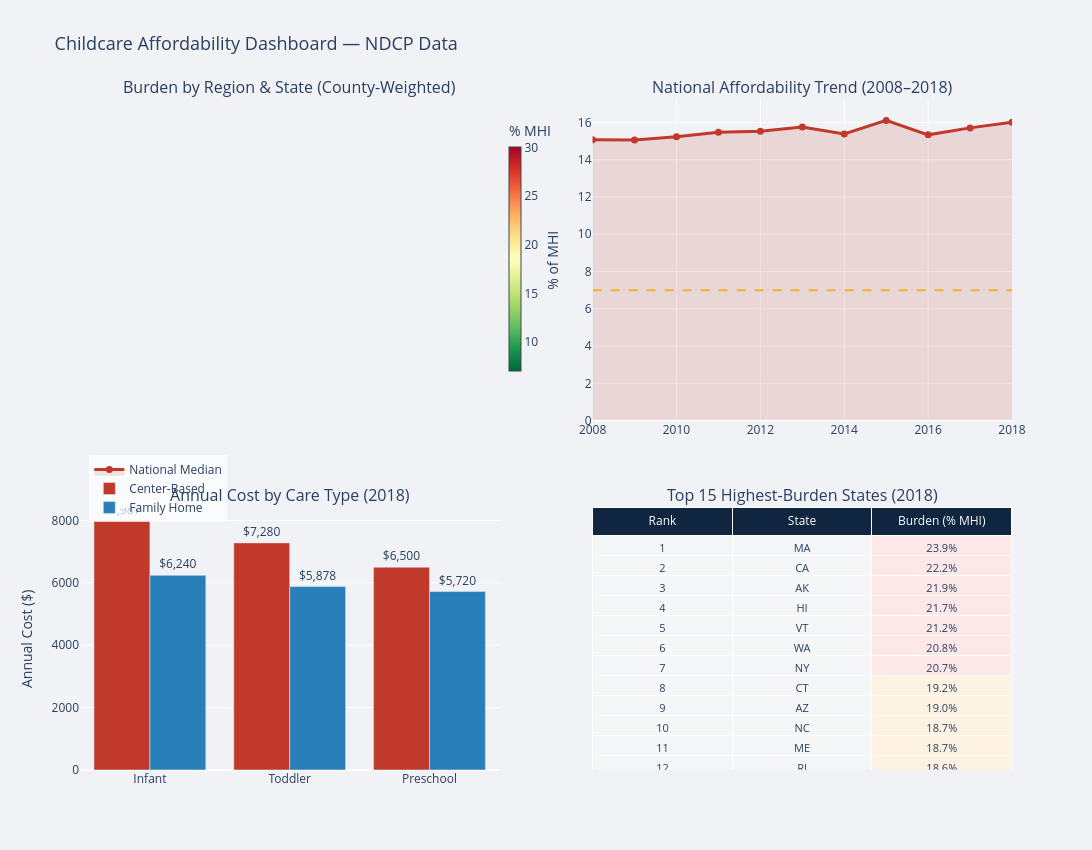

Notebook code for this chart:
### Markdown cell above
---
## Medium 2: Interactive Web Dashboard

### Design Narrative

The dashboard is built entirely in Plotly and uses a distinct set of visual types not found in the infographic or slide deck:

- **Sunburst chart** (top-left): A hierarchical ring showing Census Region to State, sized by the number of counties and colored by median affordability burden. This replaces the choropleth map used in Medium 1 and gives the audience a region-first drill-down that a flat map cannot.
- **Filled area chart** (top-right): National median burden over 2008-2018 with the gap above the 7% threshold shaded in red. This differs from the simple trend line in Medium 1 by emphasizing the cumulative excess above the policy benchmark.
- **Grouped bar chart** (bottom-left): Compares center-based vs. family home care costs across age groups for the latest year, revealing that the affordability problem is not limited to one care type. No bar chart of this form appears in the infographic.
- **Summary table** (bottom-right): Top 15 highest-burden states with numeric detail. Tables appear in no other medium.

The background and light gray grid lines separate panels without visual noise. The consistent RdYlGn_r palette on the sunburst ties color meaning back to the infographic without duplicating the chart type.

### Code cell
# ======================================================================
# MEDIUM 2 - INTERACTIVE DASHBOARD
# Unique visuals: sunburst chart, filled area chart, grouped bar chart, table
# ======================================================================

state_latest = state_df.copy()
county_counts = (
    df[df['StudyYear'] == latest_year]
    .groupby('State_Abbreviation')['County_Name']
    .nunique()
    .reset_index()
    .rename(columns={'County_Name': 'n_counties'})
)
state_latest = state_latest.merge(county_counts, on='State_Abbreviation', how='left')

sb_labels = ['US'] + list(CENSUS_REGIONS.keys()) + list(state_latest['State_Abbreviation'])
sb_parents = [''] + ['US'] * len(CENSUS_REGIONS)
sb_values = [0] + [0] * len(CENSUS_REGIONS)
sb_colors = [median_ratio] + [
    state_latest[state_latest['region'] == r]['infant_pct_mhi'].median()
    for r in CENSUS_REGIONS
]

for _, row in state_latest.iterrows():
    sb_parents.append(row['region'])
    sb_values.append(int(row.get('n_counties', 1)))
    sb_colors.append(row['infant_pct_mhi'])

care_cols = {
    'MCInfant': 'Center Infant',
    'MCToddler': 'Center Toddler',
    'MCPreschool': 'Center Preschool',
    'MFCCInfant': 'Family Infant',
    'MFCCToddler': 'Family Toddler',
    'MFCCPreschool': 'Family Preschool',
}
care_latest = df[df['StudyYear'] == latest_year][list(care_cols.keys())].median()
care_annual = care_latest * 52
center_vals = [care_annual['MCInfant'], care_annual['MCToddler'], care_annual['MCPreschool']]
family_vals = [care_annual['MFCCInfant'], care_annual['MFCCToddler'], care_annual['MFCCPreschool']]
age_groups = ['Infant', 'Toddler', 'Preschool']

top15 = state_df.head(15).copy()
top15['infant_pct_mhi'] = top15['infant_pct_mhi'].round(1)

dashboard = make_subplots(
    rows=2, cols=2,
    row_heights=[0.55, 0.45],
    specs=[
        [{'type': 'sunburst'}, {'type': 'xy'}],
        [{'type': 'xy'}, {'type': 'table'}],
    ],
    subplot_titles=[
        'Burden by Region & State (County-Weighted)',
        f'National Affordability Trend ({int(yearly["StudyYear"].min())}\u2013{latest_year})',
        f'Annual Cost by Care Type ({latest_year})',
        f'Top 15 Highest-Burden States ({latest_year})',
    ],
    horizontal_spacing=0.10,
    vertical_spacing=0.13,
)

dashboard.add_trace(
    go.Sunburst(
        labels=sb_labels,
        parents=sb_parents,
        values=sb_values,
        marker=dict(
            colors=sb_colors,
            colorscale='RdYlGn_r',
            cmin=7, cmax=30,
            colorbar=dict(title='% MHI', thickness=12, len=0.4, x=0.45, y=0.78),
        ),
        branchvalues='total',
        hovertemplate='<b>%{label}</b><br>Burden: %{color:.1f}%<br>Counties: %{value}<extra></extra>',
    ),
    row=1, col=1,
)

dashboard.add_trace(
    go.Scatter(
        x=yearly['StudyYear'], y=yearly['ratio'],
        mode='lines+markers',
        name='National Median',
        line=dict(color=TOMATO, width=3),
        marker=dict(size=7),
        fill='tozeroy',
        fillcolor='rgba(192, 57, 43, 0.15)',
    ),
    row=1, col=2,
)
dashboard.add_trace(
    go.Scatter(
        x=[yearly['StudyYear'].min(), yearly['StudyYear'].max()],
        y=[7, 7],
        mode='lines',
        name='7% threshold',
        line=dict(color=GOLD, width=2, dash='dash'),
        showlegend=False,
    ),
    row=1, col=2,
)

dashboard.add_trace(
    go.Bar(
        x=age_groups, y=center_vals,
        name='Center-Based',
        marker_color=TOMATO,
        text=[f'${v:,.0f}' for v in center_vals],
        textposition='outside',
    ),
    row=2, col=1,
)
dashboard.add_trace(
    go.Bar(
        x=age_groups, y=family_vals,
        name='Family Home',
        marker_color=ACCENT,
        text=[f'${v:,.0f}' for v in family_vals],
        textposition='outside',
    ),
    row=2, col=1,
)

dashboard.add_trace(
    go.Table(
        header=dict(
            values=['Rank', 'State', 'Burden (% MHI)'],
            fill_color=NAVY,
            font=dict(color=WHITE, size=12),
            align='center',
        ),
        cells=dict(
            values=[
                list(range(1, len(top15) + 1)),
                top15['State_Abbreviation'].tolist(),
                [f'{v:.1f}%' for v in top15['infant_pct_mhi']],
            ],
            fill_color=[CREAM, CREAM, [
                '#fde8e8' if v > 20 else '#fef3e2' if v > 15 else CREAM
                for v in top15['infant_pct_mhi']
            ]],
            font=dict(size=11),
            align='center',
        ),
    ),
    row=2, col=2,
)

dashboard.update_layout(
    height=850,
    width=1100,
    title_text='Childcare Affordability Dashboard \u2014 NDCP Data',
    title_font_size=18,
    paper_bgcolor=BG,
    plot_bgcolor=BG,
    barmode='group',
    showlegend=True,
    legend=dict(x=0.01, y=0.42, bgcolor='rgba(255,255,255,0.7)'),
)
dashboard.update_yaxes(title_text='% of MHI', row=1, col=2)
dashboard.update_yaxes(title_text='Annual Cost ($)', row=2, col=1)

dashboard.show()
print('Medium 2 complete \u2014 interactive dashboard rendered.')

### Figure 1 — Plotly figure (JSON) as saved in the notebook; plotly's stock layout.template omitted (floating-point values rounded to 4 significant figures)
{"data": [{"branchvalues": "total", "domain": {"x": [0, 0.45], "y": [0.5215, 1]}, "hovertemplate": "<b>%{label}</b><br>Burden: %{color:.1f}%<br>Counties: %{value}<extra></extra>", "labels": ["US", "Northeast", "Midwest", "South", "West", "MA", "CA", "AK", "HI", "VT", "WA", "NY", "CT", "AZ", "NC", "ME", "RI", "OR", "WI", "MI", "MN", "IL", "OH", "NH", "PA", "OK", "TN", "WV", "MD", "NJ", "SC", "VA", "DE", "NE", "AL", "UT", "KY", "TX", "ID", "AR", "MO", "ND", "WY", "KS", "SD", "MS"], "marker": {"cmax": 30, "cmin": 7, "colorbar": {"len": 0.4, "thickness": 12, "title": {"text": "% MHI"}, "x": 0.45, "y": 0.78}, "colors": [15.88, 18.65, 16.37, 16.04, 18.97, 23.92, 22.16, 21.91, 21.71, 21.16, 20.78, 20.65, 19.17, 18.97, 18.71, 18.65, 18.62, 18.35, 18.08, 17.8, 17.39, 17.35, 17.3, 16.93, 16.85, 16.62, 16.57, 16.35, 16.12, 16.1, 16.05, 16.04, 15.87, 15.43, 15.03, 14.96, 14.95, 14.54, 13.91, 13.87, 13.73, 13.04, 11.99, 11.78, 10.25, 9.512], "colorscale": [[0, "rgb(0,104,55)"], [0.1, "rgb(26,152,80)"], [0.2, "rgb(102,189,99)"], [0.3, "rgb(166,217,106)"], [0.4, "rgb(217,239,139)"], [0.5, "rgb(255,255,191)"], [0.6, "rgb(254,224,139)"], [0.7, "rgb(253,174,97)"], [0.8, "rgb(244,109,67)"], [0.9, "rgb(215,48,39)"], [1, "rgb(165,0,38)"]]}, "parents": ["", "US", "US", "US", "US", "Northeast", "West", "West", "West", "Northeast", "West", "Northeast", "Northeast", "West", "South", "Northeast", "Northeast", "West", "Midwest", "Midwest", "Midwest", "Midwest", "Midwest", "Northeast", "Northeast", "South", "South", "South", "South", "Northeast", "South", "South", "South", "Midwest", "South", "West", "South", "South", "West", "South", "Midwest", "Midwest", "West", "Midwest", "Midwest", "South"], "type": "sunburst", "values": [0, 0, 0, 0, 0, 14, 58, 29, 5, 14, 39, 62, 8, 15, 100, 16, 5, 36, 72, 83, 87, 102, 88, 10, 67, 77, 95, 55, 24, 21, 46, 133, 3, 93, 67, 29, 120, 254, 44, 75, 115, 53, 23, 105, 66, 82]}, {"fill": "tozeroy", "fillcolor": "rgba(192, 57, 43, 0.15)", "line": {"color": "#c0392b", "width": 3}, "marker": {"size": 7}, "mode": "lines+markers", "name": "National Median", "type": "scatter", "x": [2008, 2009, 2010, 2011, 2012, 2013, 2014, 2015, 2016, 2017, 2018], "xaxis": "x", "y": [15.07, 15.05, 15.23, 15.48, 15.53, 15.75, 15.38, 16.11, 15.34, 15.71, 16.01], "yaxis": "y"}, {"line": {"color": "#f0b429", "dash": "dash", "width": 2}, "mode": "lines", "name": "7% threshold", "showlegend": false, "type": "scatter", "x": [2008, 2018], "xaxis": "x", "y": [7, 7], "yaxis": "y"}, {"marker": {"color": "#c0392b"}, "name": "Center-Based", "text": ["$7,987", "$7,280", "$6,500"], "textposition": "outside", "type": "bar", "x": ["Infant", "Toddler", "Preschool"], "xaxis": "x2", "y": [7987.0, 7280, 6500], "yaxis": "y2"}, {"marker": {"color": "#2980b9"}, "name": "Family Home", "text": ["$6,240", "$5,878", "$5,720"], "textposition": "outside", "type": "bar", "x": ["Infant", "Toddler", "Preschool"], "xaxis": "x2", "y": [6240, 5878.0, 5720], "yaxis": "y2"}, {"cells": {"align": "center", "fill": {"color": ["#f4f6f7", "#f4f6f7", ["#fde8e8", "#fde8e8", "#fde8e8", "#fde8e8", "#fde8e8", "#fde8e8", "#fde8e8", "#fef3e2", "#fef3e2", "#fef3e2", "#fef3e2", "#fef3e2", "#fef3e2", "#fef3e2", "#fef3e2"]]}, "font": {"size": 11}, "values": [[1, 2, 3, 4, 5, 6, 7, 8, 9, 10, 11, 12, 13, 14, 15], ["MA", "CA", "AK", "HI", "VT", "WA", "NY", "CT", "AZ", "NC", "ME", "RI", "OR", "WI", "MI"], ["23.9%", "22.2%", "21.9%", "21.7%", "21.2%", "20.8%", "20.7%", "19.2%", "19.0%", "18.7%", "18.7%", "18.6%", "18.3%", "18.1%", "17.8%"]]}, "domain": {"x": [0.55, 1], "y": [0, 0.3915]}, "header": {"align": "center", "fill": {"color": "#0f2540"}, "font": {"color": "#ffffff", "size": 12}, "values": ["Rank", "State", "Burden (% MHI)"]}, "type": "table"}], "layout": {"annotations": [{"font": {"size": 16}, "showarrow": false, "text": "Burden by Region & State (County-Weighted)", "x": 0.225, "xanchor": "center", "xref": "paper", "y": 1, "yanchor": "bottom", "yref": "paper"}, {"font": {"size": 16}, "showarrow": false, "text": "National Affordability Trend (2008–2018)", "x": 0.775, "xanchor": "center", "xref": "paper", "y": 1, "yanchor": "bottom", "yref": "paper"}, {"font": {"size": 16}, "showarrow": false, "text": "Annual Cost by Care Type (2018)", "x": 0.225, "xanchor": "center", "xref": "paper", "y": 0.3915, "yanchor": "bottom", "yref": "paper"}, {"font": {"size": 16}, "showarrow": false, "text": "Top 15 Highest-Burden States (2018)", "x": 0.775, "xanchor": "center", "xref": "paper", "y": 0.3915, "yanchor": "bottom", "yref": "paper"}], "barmode": "group", "height": 850, "legend": {"bgcolor": "rgba(255,255,255,0.7)", "x": 0.01, "y": 0.42}, "paper_bgcolor": "#f0f2f5", "plot_bgcolor": "#f0f2f5", "showlegend": true, "title": {"font": {"size": 18}, "text": "Childcare Affordability Dashboard — NDCP Data"}, "width": 1100, "xaxis": {"anchor": "y", "domain": [0.55, 1]}, "xaxis2": {"anchor": "y2", "domain": [0, 0.45]}, "yaxis": {"anchor": "x", "domain": [0.5215, 1], "title": {"text": "% of MHI"}}, "yaxis2": {"anchor": "x2", "domain": [0, 0.3915], "title": {"text": "Annual Cost ($)"}}}}
